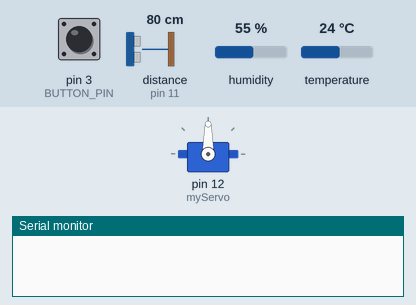
A sketch run on a simulated Arduino Uno, built with avr-gcc and run on an emulated ATmega328P. Parts: servo, the last lines printed to the serial monitor. Wiring (inferred from the names in the program): ultrasonic range finder: trigger pin 10; echo pin 11. The test bench sets the inputs (shaded band); at power-on: distance to the obstacle (sensor on pin 11) 80 cm, pin 3 (BUTTON_PIN) HIGH, humidity 55 %, temperature 24 °C. The echo pulse lasts 58.3 µs per cm.

Above: at 0.1 s.
At 5.41 s:
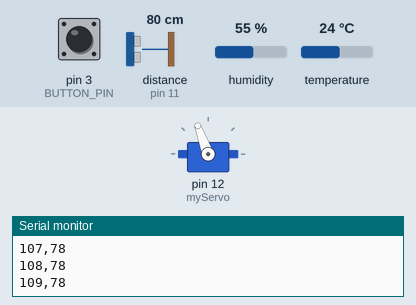
6.8 s: distance to the obstacle (sensor on pin 11) set to 60 cm
At 7.4 s:
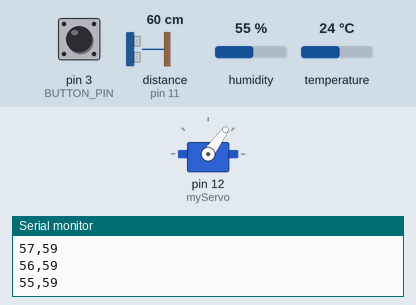
22.2 s: distance to the obstacle (sensor on pin 11) set to 2 cm
34.1 s: distance to the obstacle (sensor on pin 11) set to 35 cm
Timing chart, 0 to 47.0 s (numbered marks = the images above; inputs shaded):
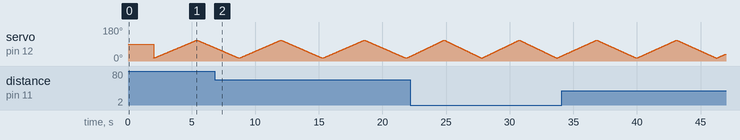

The sketch:

covid_radar.ino
```cpp
// Includes the Servo library
#include <Servo.h>
#include <Adafruit_Sensor.h>
#include <DHT.h>
#include <DHT_U.h>


/* Serial Output Guide:
 *  In each line of serial output, angle (degrees) and distance (radians) is outputted in a comma seperated list i.e 147,20 or 138,201
 *  At the end of a cycle of rotation temperature (celsius) and humidity (%) is outputted in a comma seperated list marked by 'T' i.e T20.44,65 or T22.45,68
*/


const int BUTTON_PIN = 3; // Digital pin connected to button

const int DHTPIN = 2;     // Digital pin connected to the DHT sensor

// Feather HUZZAH ESP8266 note: use pins 3, 4, 5, 12, 13 or 14 --
// Pin 15 can work but DHT must be disconnected during program upload.

#define DHTTYPE    DHT11     // DHT 11

DHT_Unified dht(DHTPIN, DHTTYPE);

uint32_t delayMS;

// Defines Tirg and Echo pins of the Ultrasonic Sensor
const int trigPin = 10;
const int echoPin = 11;
// Variables for the duration and the distance
long duration;
int distance;
Servo myServo; // Creates a servo object for controlling the servo motor


void setup() {
  pinMode(trigPin, OUTPUT); // Sets the trigPin as an Output
  pinMode(echoPin, INPUT); // Sets the echoPin as an Input
  Serial.begin(9600);
  myServo.attach(12); // Defines on which pin is the servo motor attached
  dht.begin();
  pinMode(BUTTON_PIN, INPUT_PULLUP); // Switch is HIGH when open, LOW when closed
  delay(2000);
}


void loop() {
  // Get temperature event and print its value.
  sensors_event_t event;
  dht.temperature().getEvent(&event);
  if (isnan(event.temperature)) { //if temperature reading fails return nothing

  }
  else {
    Serial.print("T");
    Serial.print(event.temperature);
  }

  Serial.print(",");

  // Get humidity event and print its value.
  dht.humidity().getEvent(&event);
  if (isnan(event.relative_humidity)) { //if humidity reading fails return nothing

  }
  else {
    Serial.print(event.relative_humidity);
    Serial.println();
  }

  // rotates the servo motor from 15 to 165 degrees
  for(int i=15;i<=110;i++){
    // Read button state
    int buttonState = digitalRead(BUTTON_PIN);
    if (buttonState == 0) { // If button is pressed
      Serial.print("B");
    }

    myServo.write(i);
    delay(30);
    distance = calculateDistance();// Calls a function for calculating the distance measured by the Ultrasonic sensor for each degree

    Serial.print(i); // Sends the current degree into the Serial Port
    Serial.print(","); // Sends addition character right next to the previous value needed later in the Processing IDE for indexing
    Serial.print(distance); // Sends the distance value into the Serial Port
    Serial.println();
    }
    // Repeats the previous lines from 165 to 15 degrees
  for(int i=110;i>15;i--){
    int buttonState = digitalRead(BUTTON_PIN);
    if (buttonState == 0) { // If button is pressed
      Serial.print("B");
    }

    myServo.write(i);
    delay(30);
    distance = calculateDistance();
    Serial.print(i);
    Serial.print(",");
    Serial.print(distance);
    Serial.println();
  }

}
// Function for calculating the distance measured by the Ultrasonic sensor
int calculateDistance(){

  digitalWrite(trigPin, LOW);
  delayMicroseconds(2);
  // Sets the trigPin on HIGH state for 10 micro seconds
  digitalWrite(trigPin, HIGH);
  delayMicroseconds(10);
  digitalWrite(trigPin, LOW);
  duration = pulseIn(echoPin, HIGH); // Reads the echoPin, returns the sound wave travel time in microseconds
  distance= duration*0.034/2;
  return distance;
}
```
